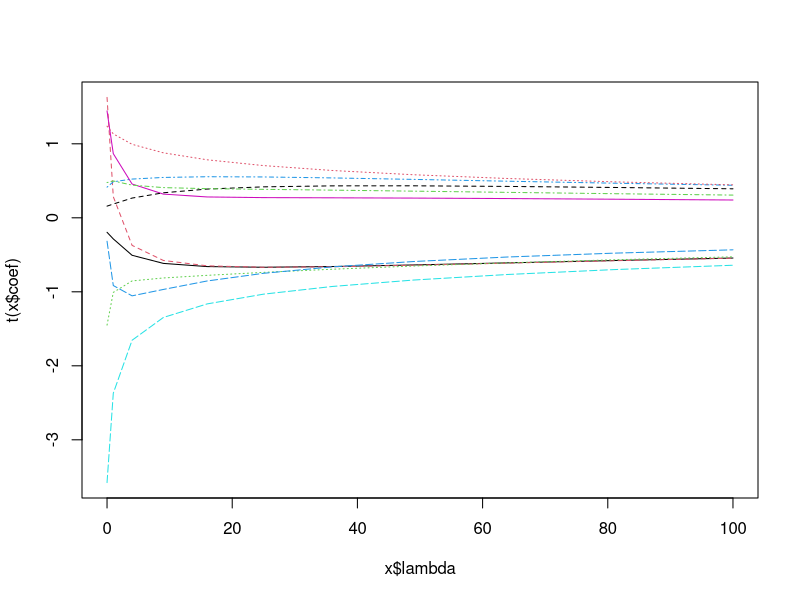
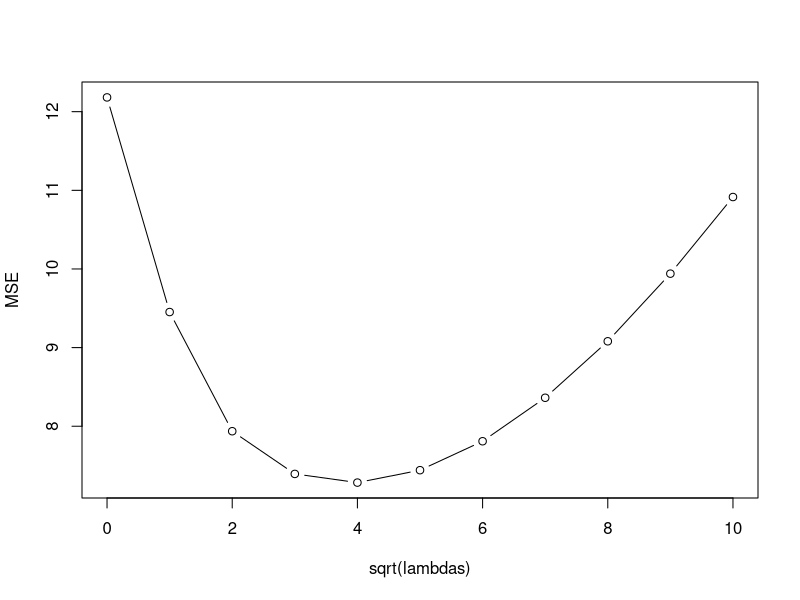
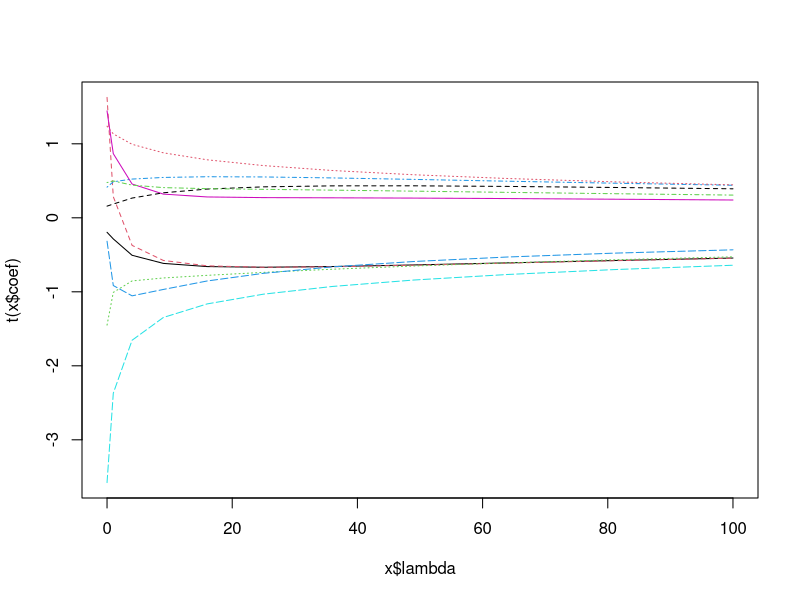
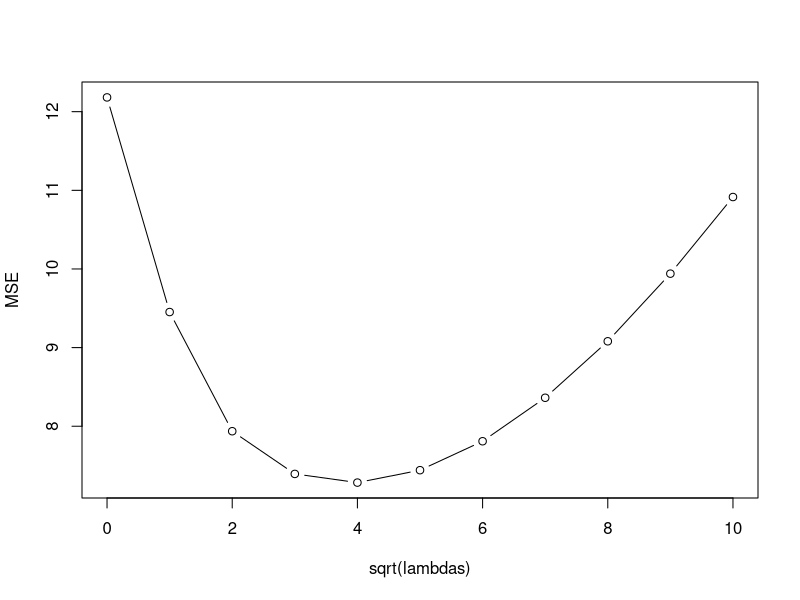
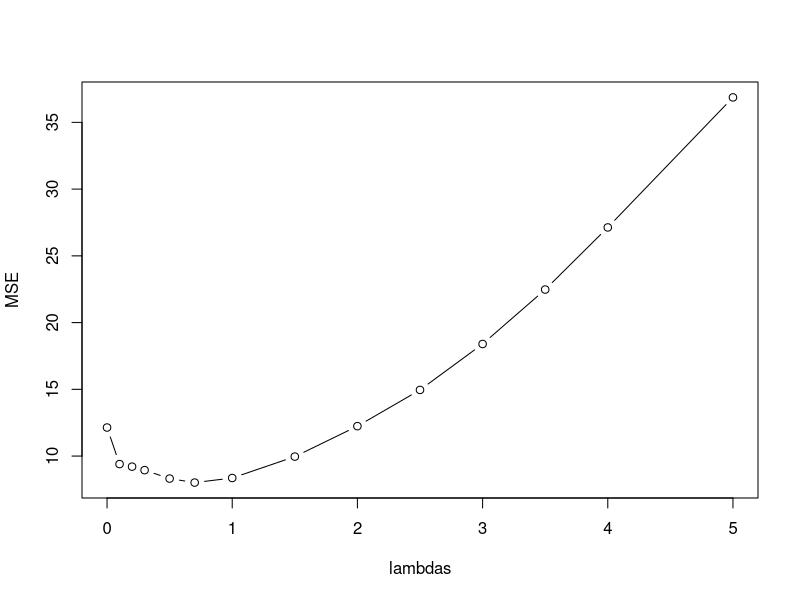
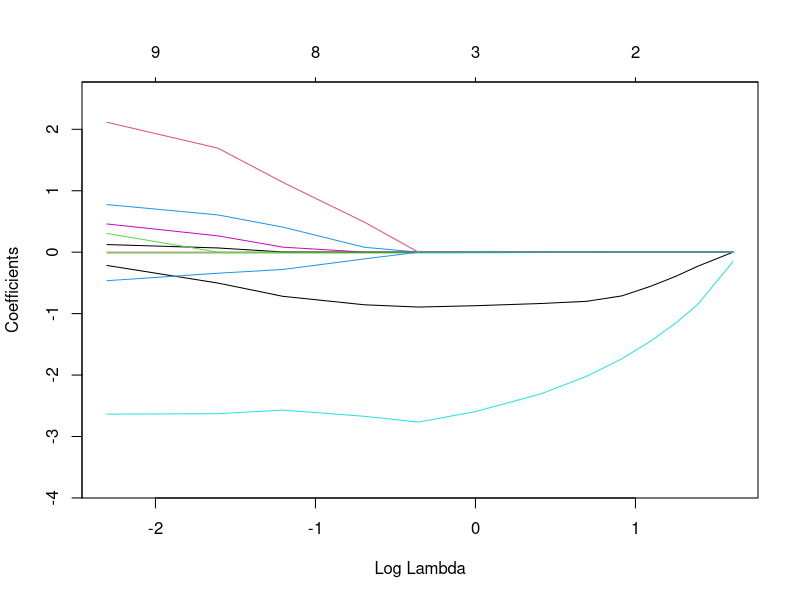
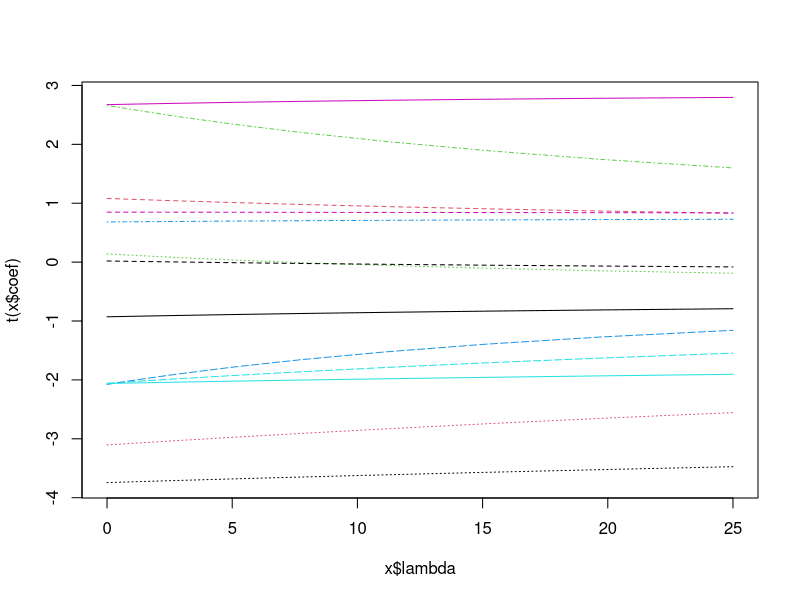
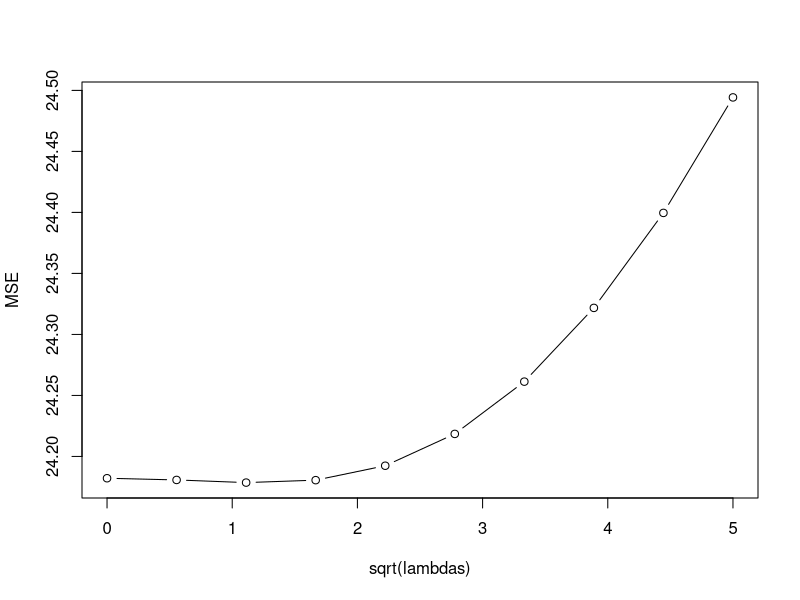

Source code (R) for these figures, in order:
## ---- chunk 1
knitr::opts_chunk$set(echo = TRUE)
## ---- chunk 2
kfoldCV.ridge <- function(K, lambdas, dataset, responseVar){
  m <- length(lambdas)
  
  #idx is a shuffled vector of row numbers
  idx <- sample(1:nrow(dataset))
  #folds partitions the row indices
  folds <- split(idx, as.factor(1:K))

  #an empty data frame to store the results of each validation
  results <- data.frame(fold = rep(1:K, rep(m,K)),
                        model = rep(1:m, K),
                        error = 0)    
  for(k in 1:K){
    #split the data into training and testing sets
    training <- dataset[-folds[[k]],]
    testing <- dataset[folds[[k]],]
    #go through each model and estimate MSE
    ridge_models <- lm.ridge(reformulate(".",responseVar), training, lambda=lambdas);

    for(f in 1:m){
      coeff <- coef(ridge_models)[f,]
      
      Y <- testing[,c(responseVar)] 
      X <- cbind( 1, testing[,names(dataset) != responseVar])

      Y.hat <- as.numeric(coeff) %*% as.matrix(t(X))
            
      #calculate the average squared error on the testing data
      results[results$fold == k & results$model == f, "error"] <- mean((Y-Y.hat)^2)
    }
  }
  #aggregate over each model, averaging the error
  aggregated <- aggregate(error~model, data=results, FUN="mean")
  #produces a simple line & dot plot
  plot(error ~ sqrt(lambdas), type="b", data=aggregated, ylab="MSE")
#  lines(error ~ model, data=aggregated)
  print(which(aggregated$error == min(aggregated$error)))
  print(lambdas[[which(aggregated$error == min(aggregated$error))]])
  return(aggregated)
}

## ---- chunk 3
library(MASS);

lambda_vals <- seq(0,10,1)^2; # Choose lambdas to try.
# lm.ridge needs:
# 1) a model (mpg~. says to model mpg as an intercept
#         plus a coefficient for every other variable in the data frame)
# 2) a data set (mtcars, of course)
# 3) a value for lambda. lambda=0 is the default,
#         and recovers classic linear regression.
#         But we can also pass a whole vector of lambdas, like we are about to do,
#         and lm.ridge will fit a separate model for each.
# See ?lm.ridge for details.
ridge_models <- lm.ridge(mpg~., mtcars, lambda=lambda_vals);

# Naively plotting this object shows us how the different coefficients
# change as lambda changes.
plot( ridge_models );

kfoldCV.ridge(32, lambda_vals, mtcars, "mpg")
ridge_models$coef

## ---- chunk 4
lm(mpg~ I(1000*wt), data=mtcars)
## ---- chunk 5
lm(mpg~ wt, data=mtcars)
## ---- chunk 6
mtcars.std <- mtcars
#let's standardize the quantitative predictors
stdcols <- c("cyl","disp","hp","drat","wt","qsec","gear","carb")
for(col in stdcols){
  xbar <- mean(mtcars.std[,col])
  sd <- sd(mtcars.std[,col])
  mtcars.std[,col] <- (mtcars.std[,col]-xbar)/sd
}

lambda_vals <- seq(0,10,1)^2; # Choose lambdas to try.
ridge_models <- lm.ridge(mpg~., mtcars.std, lambda=lambda_vals);
plot( ridge_models );
kfoldCV.ridge(32, lambda_vals, mtcars.std, "mpg")
## ---- chunk 7
library(glmnet)

kfoldCV.LASSO <- function(K, lambdas, dataset, responseVar){
  m <- length(lambdas)
  
  #idx is a shuffled vector of row numbers
  idx <- sample(1:nrow(dataset))
  #folds partitions the row indices
  folds <- split(idx, as.factor(1:K))

  #an empty data frame to store the results of each validation
  results <- data.frame(fold = rep(1:K, rep(m,K)),
                        model = rep(1:m, K),
                        error = 0)    
  for(k in 1:K){
    #split the data into training and testing sets
    training <- dataset[-folds[[k]],]
    testing <- dataset[folds[[k]],]
    #go through each model and estimate MSE

      for(f in 1:m){
      mtc_lasso_lambda <- glmnet(training[,names(dataset) != responseVar], training[,c(responseVar)], alpha = 1, lambda=lambdas[f]);
      coeffs <- as.vector(coef(mtc_lasso_lambda))
      y.mtc.predict <- coeffs %*% t(cbind(1,testing[,names(dataset) != responseVar]))

      results[results$fold == k & results$model == f, "error"] <- mean((y.mtc.predict-testing[,c(responseVar)])^2)
    }
  }
  #aggregate over each model, averaging the error
  aggregated <- aggregate(error~model, data=results, FUN="mean")
  #produces a simple line & dot plot
  plot(error ~ lambdas, type="b", data=aggregated, ylab="MSE")
#  print(which(aggregated$error == min(aggregated$error)))
  print(paste("best lambdas:", paste(lambdas[which(aggregated$error == min(aggregated$error))], collapse=",")))
  return(aggregated)
}
## ---- chunk 8
lambda_vals <- c(0,.1,.2,.3,.5,.7, 1, 1.5, 2, 2.5, 3, 3.5, 4, 5)
kfoldCV.LASSO(32, lambda_vals, mtcars.std, "mpg")
LASSO.fits <- glmnet(mtcars[,-1], mtcars[,1], alpha=1, lambda=lambda_vals)
plot(LASSO.fits, label=TRUE, xvar="lambda")

LASSO_coeff<- t(coef(LASSO.fits))
#colnames(LASSO_coeff) <- c("intercept",names(mtcars)[-1])
LASSO_coeff
## ---- chunk 9
data("Boston")
library(glmnet)

#Standardize Variables
Boston.std <- Boston
for(i in 1:(ncol(Boston.std)-1)){
  Boston.std[,i] <- (Boston.std[,i]-mean(Boston.std[,i]))/sd(Boston.std[,i])
}

lambda_vals <- seq(0,5,length.out=10)^2; # Choose lambdas to try.

ridge_models <- lm.ridge(medv ~ . , Boston.std, lambda=lambda_vals);
plot( ridge_models );
kfoldCV.ridge(4, lambda_vals, Boston.std, "medv")
## ---- chunk 10
#LASSO 
lambda_vals <- seq(0,.05,length.out=10)

LASSO.fits <- glmnet(Boston.std[,names(Boston.std)!="medv"], Boston[,"medv"], alpha=1, lambda=lambda_vals)
plot(LASSO.fits, label=TRUE, xvar="lambda")

kfoldCV.LASSO(10, lambda_vals, Boston.std, "medv")

resultsTable <- t(as.matrix(coef(LASSO.fits)))
row.names(resultsTable) <- sort(lambda_vals,decreasing=TRUE)
round(resultsTable,3)
